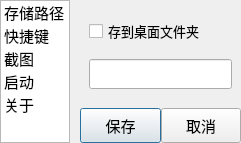
<?xml version="1.0" encoding="UTF-8"?>
<ui version="4.0">
 <class>Config</class>
 <widget class="QDialog" name="Config">
  <property name="windowModality">
   <enum>Qt::ApplicationModal</enum>
  </property>
  <property name="geometry">
   <rect>
    <x>0</x>
    <y>0</y>
    <width>241</width>
    <height>142</height>
   </rect>
  </property>
  <property name="font">
   <font>
    <family>微软雅黑 Light</family>
    <pointsize>10</pointsize>
    <weight>50</weight>
    <bold>false</bold>
   </font>
  </property>
  <property name="windowTitle">
   <string>Dialog</string>
  </property>
  <property name="modal">
   <bool>false</bool>
  </property>
  <layout class="QGridLayout" name="gridLayout_2" rowstretch="0,0,0" columnstretch="1,3">
   <property name="leftMargin">
    <number>0</number>
   </property>
   <property name="topMargin">
    <number>0</number>
   </property>
   <property name="rightMargin">
    <number>0</number>
   </property>
   <property name="bottomMargin">
    <number>0</number>
   </property>
   <property name="horizontalSpacing">
    <number>10</number>
   </property>
   <property name="verticalSpacing">
    <number>0</number>
   </property>
   <item row="2" column="1">
    <layout class="QHBoxLayout" name="horizontalLayout_2">
     <property name="spacing">
      <number>0</number>
     </property>
     <item>
      <widget class="QPushButton" name="btnSaveConfig">
       <property name="minimumSize">
        <size>
         <width>0</width>
         <height>35</height>
        </size>
       </property>
       <property name="font">
        <font>
         <family>微软雅黑</family>
         <pointsize>11</pointsize>
        </font>
       </property>
       <property name="text">
        <string>保存</string>
       </property>
      </widget>
     </item>
     <item>
      <widget class="QPushButton" name="btnCancel">
       <property name="minimumSize">
        <size>
         <width>0</width>
         <height>35</height>
        </size>
       </property>
       <property name="font">
        <font>
         <family>微软雅黑</family>
         <pointsize>11</pointsize>
        </font>
       </property>
       <property name="text">
        <string>取消</string>
       </property>
      </widget>
     </item>
    </layout>
   </item>
   <item row="0" column="1" rowspan="2">
    <widget class="QStackedWidget" name="stkWidget">
     <property name="enabled">
      <bool>true</bool>
     </property>
     <property name="font">
      <font>
       <family>微软雅黑 Light</family>
      </font>
     </property>
     <property name="mouseTracking">
      <bool>false</bool>
     </property>
     <property name="tabletTracking">
      <bool>false</bool>
     </property>
     <property name="frameShadow">
      <enum>QFrame::Plain</enum>
     </property>
     <property name="currentIndex">
      <number>0</number>
     </property>
     <widget class="QWidget" name="page">
      <layout class="QVBoxLayout" name="verticalLayout_4">
       <item>
        <widget class="QCheckBox" name="ccBoxSaveDesktop">
         <property name="font">
          <font>
           <pointsize>10</pointsize>
          </font>
         </property>
         <property name="text">
          <string>存到桌面文件夹</string>
         </property>
         <property name="checked">
          <bool>false</bool>
         </property>
        </widget>
       </item>
       <item>
        <widget class="QLineEdit" name="lineEdFilePath">
         <property name="sizePolicy">
          <sizepolicy hsizetype="Expanding" vsizetype="Fixed">
           <horstretch>0</horstretch>
           <verstretch>0</verstretch>
          </sizepolicy>
         </property>
         <property name="minimumSize">
          <size>
           <width>0</width>
           <height>30</height>
          </size>
         </property>
        </widget>
       </item>
      </layout>
     </widget>
     <widget class="QWidget" name="page_2">
      <layout class="QGridLayout" name="gridLayout">
       <item row="0" column="0">
        <widget class="QLabel" name="label_2">
         <property name="font">
          <font>
           <family>微软雅黑 Light</family>
           <pointsize>10</pointsize>
          </font>
         </property>
         <property name="text">
          <string>切片截图：</string>
         </property>
        </widget>
       </item>
       <item row="1" column="0">
        <widget class="QLabel" name="label_5">
         <property name="font">
          <font>
           <family>微软雅黑 Light</family>
           <pointsize>10</pointsize>
          </font>
         </property>
         <property name="text">
          <string>全屏截图：</string>
         </property>
        </widget>
       </item>
       <item row="0" column="1">
        <widget class="QLineEdit" name="lineEdShortcutSlice">
         <property name="minimumSize">
          <size>
           <width>0</width>
           <height>25</height>
          </size>
         </property>
         <property name="text">
          <string>Alt + Q</string>
         </property>
        </widget>
       </item>
       <item row="3" column="0">
        <widget class="QLabel" name="label_6">
         <property name="font">
          <font>
           <family>微软雅黑 Light</family>
           <pointsize>10</pointsize>
          </font>
         </property>
         <property name="text">
          <string>保存截图：</string>
         </property>
        </widget>
       </item>
       <item row="1" column="1">
        <widget class="QLineEdit" name="lineEdShortcutFull">
         <property name="minimumSize">
          <size>
           <width>0</width>
           <height>25</height>
          </size>
         </property>
         <property name="text">
          <string>Alt + W</string>
         </property>
        </widget>
       </item>
       <item row="3" column="1">
        <widget class="QLineEdit" name="lineEdShortcutSave">
         <property name="minimumSize">
          <size>
           <width>0</width>
           <height>25</height>
          </size>
         </property>
         <property name="text">
          <string>Ctrl + S</string>
         </property>
        </widget>
       </item>
      </layout>
     </widget>
     <widget class="QWidget" name="page_5">
      <layout class="QVBoxLayout" name="verticalLayout_2">
       <item>
        <widget class="QCheckBox" name="ccBoxAppHide">
         <property name="text">
          <string>截图时隐藏窗口</string>
         </property>
        </widget>
       </item>
       <item>
        <widget class="QCheckBox" name="ccBoxAppShow">
         <property name="text">
          <string>截图完成恢复窗口</string>
         </property>
        </widget>
       </item>
      </layout>
     </widget>
     <widget class="QWidget" name="page_3">
      <layout class="QVBoxLayout" name="verticalLayout">
       <item>
        <widget class="QCheckBox" name="ccBoxAutoExec">
         <property name="text">
          <string>开机自动启动</string>
         </property>
        </widget>
       </item>
       <item>
        <widget class="QCheckBox" name="ccBoxWindowOnTop">
         <property name="text">
          <string>启动主窗口总在最前</string>
         </property>
        </widget>
       </item>
       <item>
        <widget class="QCheckBox" name="ccBoxMiniToTray">
         <property name="text">
          <string>最小化到托盘</string>
         </property>
        </widget>
       </item>
      </layout>
     </widget>
     <widget class="QWidget" name="page_4">
      <layout class="QHBoxLayout" name="horizontalLayout">
       <item>
        <widget class="QTextEdit" name="textEdit">
         <property name="readOnly">
          <bool>true</bool>
         </property>
         <property name="html">
          <string>&lt;!DOCTYPE HTML PUBLIC &quot;-//W3C//DTD HTML 4.0//EN&quot; &quot;http://www.w3.org/TR/REC-html40/strict.dtd&quot;&gt;
&lt;html&gt;&lt;head&gt;&lt;meta name=&quot;qrichtext&quot; content=&quot;1&quot; /&gt;&lt;style type=&quot;text/css&quot;&gt;
p, li { white-space: pre-wrap; }
&lt;/style&gt;&lt;/head&gt;&lt;body style=&quot; font-family:'微软雅黑 Light'; font-size:10pt; font-weight:400; font-style:normal;&quot;&gt;
&lt;p style=&quot; margin-top:0px; margin-bottom:0px; margin-left:0px; margin-right:0px; -qt-block-indent:0; text-indent:0px;&quot;&gt;aaaaaaaaaaa&lt;/p&gt;&lt;/body&gt;&lt;/html&gt;</string>
         </property>
        </widget>
       </item>
      </layout>
     </widget>
    </widget>
   </item>
   <item row="0" column="0" rowspan="3">
    <widget class="QListWidget" name="listWidget">
     <property name="font">
      <font>
       <family>微软雅黑</family>
       <pointsize>11</pointsize>
      </font>
     </property>
     <property name="cursor" stdset="0">
      <cursorShape>PointingHandCursor</cursorShape>
     </property>
     <property name="mouseTracking">
      <bool>false</bool>
     </property>
     <property name="lineWidth">
      <number>1</number>
     </property>
     <property name="dragEnabled">
      <bool>false</bool>
     </property>
     <property name="uniformItemSizes">
      <bool>false</bool>
     </property>
     <property name="currentRow">
      <number>-1</number>
     </property>
     <property name="sortingEnabled">
      <bool>false</bool>
     </property>
     <item>
      <property name="text">
       <string>存储路径</string>
      </property>
     </item>
     <item>
      <property name="text">
       <string>快捷键</string>
      </property>
     </item>
     <item>
      <property name="text">
       <string>截图</string>
      </property>
     </item>
     <item>
      <property name="text">
       <string>启动</string>
      </property>
     </item>
     <item>
      <property name="text">
       <string>关于</string>
      </property>
     </item>
    </widget>
   </item>
  </layout>
 </widget>
 <resources/>
 <connections>
  <connection>
   <sender>listWidget</sender>
   <signal>currentRowChanged(int)</signal>
   <receiver>stkWidget</receiver>
   <slot>setCurrentIndex(int)</slot>
   <hints>
    <hint type="sourcelabel">
     <x>72</x>
     <y>141</y>
    </hint>
    <hint type="destinationlabel">
     <x>240</x>
     <y>104</y>
    </hint>
   </hints>
  </connection>
 </connections>
</ui>
